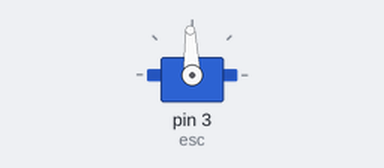
A sketch run on a simulated Arduino Uno, built with avr-gcc and run on an emulated ATmega328P. Parts: servo.

Above: at 0.1 s.
At 2.1 s:
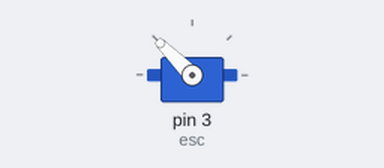
At 4.1 s:
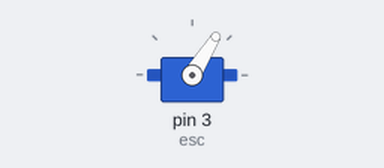
At 4.7 s:
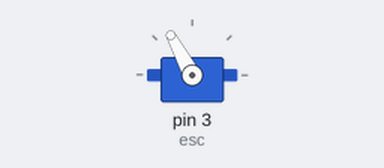
Timing chart, 0 to 7.2 s (numbered marks = the images above):
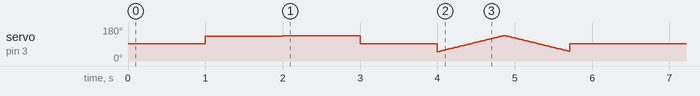

The sketch:

initialization.ino
```cpp
#include <Servo.h>

Servo esc;
int fwd = 92;


void setup() {
  // put your setup code here, to run once:

esc.attach(3);
esc.write(fwd);
delay(1000);
esc.write(130);
delay(1000);
esc.write(135);
delay(1000);
esc.write(fwd);
delay(1000);

for (int n = 50; n < 135; n++){
  esc.write(n);
  delay(10);
}
for (int j = 135; j > 50; j--){
  esc.write(j);
  delay(10);
}
esc.write(fwd);
delay(1000);

}

void loop() {
  // put your main code here, to run repeatedly:


}
```
